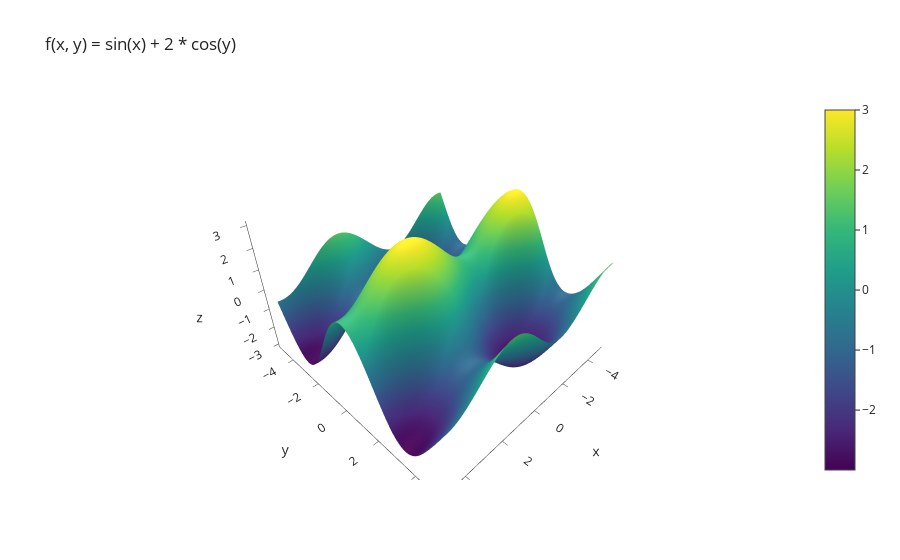

Here is the notebook cell this chart was saved with:
### Code cell
def f(x, y):
    return math.sin(x) + 2 * math.cos(y)


plot_function3D("f(x, y) = sin(x) + 2 * cos(y)", f)

### Figure 1 — Plotly figure (JSON) as saved in the notebook; plotly's stock layout.template omitted (floating-point values rounded to 4 significant figures; data arrays with more than 128 entries replaced by an {"elided": "..."} marker saying what was removed)
{"data": [{"type": "surface", "x": [-4.9, -4.8, -4.7, -4.6, -4.5, -4.4, -4.3, -4.2, -4.1, -4.0, -3.9, -3.8, -3.7, -3.6, -3.5, -3.4, -3.3, -3.2, -3.1, -3.0, -2.9, -2.8, -2.7, -2.6, -2.5, -2.4, -2.3, -2.2, -2.1, -2.0, -1.9, -1.8, -1.7, -1.6, -1.5, -1.4, -1.3, -1.2, -1.1, -1.0, -0.9, -0.8, -0.7, -0.6, -0.5, -0.4, -0.3, -0.2, -0.09999, 1e-05, 0.1, 0.2, 0.3, 0.4, 0.5, 0.6, 0.7, 0.8, 0.9, 1.0, 1.1, 1.2, 1.3, 1.4, 1.5, 1.6, 1.7, 1.8, 1.9, 2.0, 2.1, 2.2, 2.3, 2.4, 2.5, 2.6, 2.7, 2.8, 2.9, 3.0, 3.1, 3.2, 3.3, 3.4, 3.5, 3.6, 3.7, 3.8, 3.9, 4.0, 4.1, 4.2, 4.3, 4.4, 4.5, 4.6, 4.7, 4.8, 4.9], "y": [-4.9, -4.8, -4.7, -4.6, -4.5, -4.4, -4.3, -4.2, -4.1, -4.0, -3.9, -3.8, -3.7, -3.6, -3.5, -3.4, -3.3, -3.2, -3.1, -3.0, -2.9, -2.8, -2.7, -2.6, -2.5, -2.4, -2.3, -2.2, -2.1, -2.0, -1.9, -1.8, -1.7, -1.6, -1.5, -1.4, -1.3, -1.2, -1.1, -1.0, -0.9, -0.8, -0.7, -0.6, -0.5, -0.4, -0.3, -0.2, -0.09999, 1e-05, 0.1, 0.2, 0.3, 0.4, 0.5, 0.6, 0.7, 0.8, 0.9, 1.0, 1.1, 1.2, 1.3, 1.4, 1.5, 1.6, 1.7, 1.8, 1.9, 2.0, 2.1, 2.2, 2.3, 2.4, 2.5, 2.6, 2.7, 2.8, 2.9, 3.0, 3.1, 3.2, 3.3, 3.4, 3.5, 3.6, 3.7, 3.8, 3.9, 4.0, 4.1, 4.2, 4.3, 4.4, 4.5, 4.6, 4.7, 4.8, 4.9], "z": {"elided": "99x99 float values"}}], "layout": {"title": {"text": "f(x, y) = sin(x) + 2 * cos(y)"}}}
